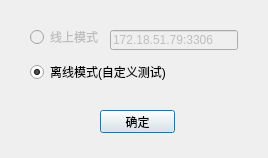
<?xml version="1.0" encoding="UTF-8"?>
<ui version="4.0">
 <class>Dialog</class>
 <widget class="QDialog" name="Dialog">
  <property name="geometry">
   <rect>
    <x>0</x>
    <y>0</y>
    <width>268</width>
    <height>158</height>
   </rect>
  </property>
  <property name="windowTitle">
   <string>选择模式</string>
  </property>
  <widget class="QPushButton" name="pushButton">
   <property name="geometry">
    <rect>
     <x>100</x>
     <y>110</y>
     <width>75</width>
     <height>23</height>
    </rect>
   </property>
   <property name="sizePolicy">
    <sizepolicy hsizetype="Fixed" vsizetype="Fixed">
     <horstretch>0</horstretch>
     <verstretch>0</verstretch>
    </sizepolicy>
   </property>
   <property name="text">
    <string>确定</string>
   </property>
  </widget>
  <widget class="QLineEdit" name="lineEdit">
   <property name="enabled">
    <bool>false</bool>
   </property>
   <property name="geometry">
    <rect>
     <x>110</x>
     <y>30</y>
     <width>128</width>
     <height>20</height>
    </rect>
   </property>
   <property name="text">
    <string>172.18.51.79:3306</string>
   </property>
   <property name="readOnly">
    <bool>true</bool>
   </property>
  </widget>
  <widget class="QWidget" name="layoutWidget">
   <property name="geometry">
    <rect>
     <x>30</x>
     <y>20</y>
     <width>145</width>
     <height>71</height>
    </rect>
   </property>
   <layout class="QVBoxLayout" name="verticalLayout">
    <item>
     <widget class="QRadioButton" name="radioButton">
      <property name="enabled">
       <bool>false</bool>
      </property>
      <property name="sizePolicy">
       <sizepolicy hsizetype="Fixed" vsizetype="Fixed">
        <horstretch>0</horstretch>
        <verstretch>0</verstretch>
       </sizepolicy>
      </property>
      <property name="text">
       <string>线上模式</string>
      </property>
     </widget>
    </item>
    <item>
     <widget class="QRadioButton" name="radioButton_2">
      <property name="text">
       <string>离线模式(自定义测试)</string>
      </property>
      <property name="checked">
       <bool>true</bool>
      </property>
     </widget>
    </item>
   </layout>
  </widget>
 </widget>
 <resources/>
 <connections/>
</ui>
